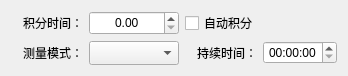
<?xml version="1.0" encoding="UTF-8"?>
<ui version="4.0">
 <class>HTestSetWidget2000AC</class>
 <widget class="QWidget" name="HTestSetWidget2000AC">
  <property name="geometry">
   <rect>
    <x>0</x>
    <y>0</y>
    <width>342</width>
    <height>72</height>
   </rect>
  </property>
  <property name="windowTitle">
   <string>Form</string>
  </property>
  <layout class="QGridLayout" name="gridLayout">
   <item row="0" column="0">
    <widget class="QLabel" name="label_001">
     <property name="minimumSize">
      <size>
       <width>72</width>
       <height>24</height>
      </size>
     </property>
     <property name="text">
      <string>积分时间：</string>
     </property>
     <property name="alignment">
      <set>Qt::AlignRight|Qt::AlignTrailing|Qt::AlignVCenter</set>
     </property>
     <property name="buddy">
      <cstring>doubleSpinBox_1</cstring>
     </property>
    </widget>
   </item>
   <item row="0" column="1">
    <widget class="QDoubleSpinBox" name="doubleSpinBox_1">
     <property name="minimumSize">
      <size>
       <width>90</width>
       <height>24</height>
      </size>
     </property>
     <property name="alignment">
      <set>Qt::AlignCenter</set>
     </property>
    </widget>
   </item>
   <item row="0" column="2" colspan="2">
    <widget class="QCheckBox" name="checkBox_1">
     <property name="sizePolicy">
      <sizepolicy hsizetype="Minimum" vsizetype="Fixed">
       <horstretch>0</horstretch>
       <verstretch>0</verstretch>
      </sizepolicy>
     </property>
     <property name="layoutDirection">
      <enum>Qt::LeftToRight</enum>
     </property>
     <property name="text">
      <string>自动积分</string>
     </property>
    </widget>
   </item>
   <item row="1" column="0">
    <widget class="QLabel" name="label_004">
     <property name="minimumSize">
      <size>
       <width>72</width>
       <height>24</height>
      </size>
     </property>
     <property name="text">
      <string>测量模式：</string>
     </property>
     <property name="alignment">
      <set>Qt::AlignRight|Qt::AlignTrailing|Qt::AlignVCenter</set>
     </property>
     <property name="buddy">
      <cstring>comboBox_1</cstring>
     </property>
    </widget>
   </item>
   <item row="1" column="1">
    <widget class="QComboBox" name="comboBox_1">
     <property name="minimumSize">
      <size>
       <width>90</width>
       <height>24</height>
      </size>
     </property>
    </widget>
   </item>
   <item row="1" column="2">
    <widget class="QLabel" name="label_005">
     <property name="minimumSize">
      <size>
       <width>72</width>
       <height>24</height>
      </size>
     </property>
     <property name="text">
      <string>持续时间：</string>
     </property>
     <property name="alignment">
      <set>Qt::AlignRight|Qt::AlignTrailing|Qt::AlignVCenter</set>
     </property>
    </widget>
   </item>
   <item row="1" column="3">
    <widget class="QTimeEdit" name="timeEdit">
     <property name="alignment">
      <set>Qt::AlignCenter</set>
     </property>
     <property name="displayFormat">
      <string>HH:mm:ss</string>
     </property>
    </widget>
   </item>
  </layout>
 </widget>
 <resources/>
 <connections/>
</ui>
